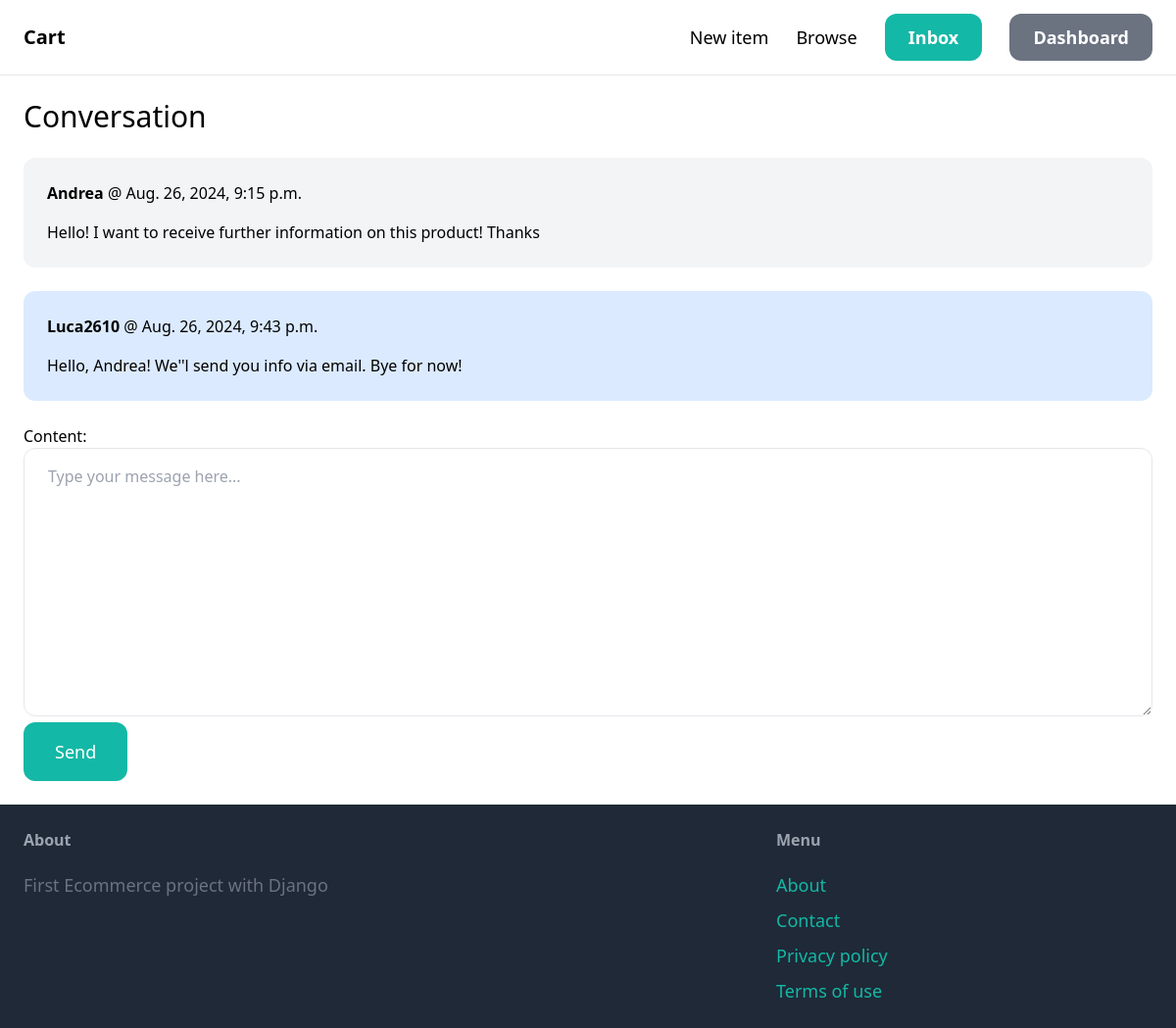
The page /inbox/1/ (signed in) on the database its author committed.
### conversation/models.py (models this page shows)
class ConversationMessage(models.Model):
  conversation = models.ForeignKey(Conversation, related_name='messages', on_delete=models.CASCADE)
  content = models.TextField()
  created_at = models.DateTimeField(auto_now_add=True)
  created_by = models.ForeignKey(User, related_name='created_messages', on_delete=models.CASCADE)

### conversation/views.py (the view)
# urls.py: path('<int:pk>/', views.detail, name='detail'),
@login_required
def detail(request, pk):
  conversation = Conversation.objects.filter(members__in=[request.user.id]).get(pk=pk)
  if request.method == 'POST':
    form = ConversationMessageForm(request.POST)
    if form.is_valid():
      conversation_message = form.save(commit=False)
      conversation_message.conversation = conversation
      conversation_message.created_by = request.user
      conversation_message.save()
      conversation.save()
      return redirect('conversation:detail', pk=pk)
  else:
    form = ConversationMessageForm()
  return render(request, 'conversation/detail.html',
                {'conversation': conversation,
                  'form': form
  })

### conversation/forms.py
class ConversationMessageForm(forms.ModelForm):
  class Meta:
    model = ConversationMessage
    fields = ('content',)
    widgets = {
      'content': forms.Textarea(attrs={'class': 'w-full py-4 px-6 rounded-xl border', 'placeholder': 'Type your message here...'}),
    }

### conversation/templates/conversation/detail.html (shortened to what this page needs)
{% extends 'core/base.html' %}
{% block content %}
<h1 class="mb-6 text-3xl">Conversation</h1>
<div class="space-y-6">
  {% for message in conversation.messages.all %}
    <div class="p-6 flex {% if message.created_by == request.user %}bg-blue-100{% else %}bg-gray-100{% endif %} rounded-xl">
      <div>
        <p class="mb-4"><strong>{{message.created_by.username}}</strong> @ {{message.created_at}}</p>
        <p>{{message.content}}</p>
      </div>
    </div>
  {% endfor %}
</div>
<form method="post" action="." class="mt-6">
  {{form.as_p}}
  <button class="py-4 px-8 text-lg bg-teal-500 hover:bg-teal-700 rounded-xl text-white">Send</button>
</form>
{% endblock %}

### rows shown on the page
ConversationMessage: created_by.username "Andrea", created_at "Aug. 26, 2024, 9:15 p.m.", content "Hello! I want to receive further information on this product! Thanks"
ConversationMessage: created_by.username "Luca2610", created_at "Aug. 26, 2024, 9:43 p.m.", content "Hello, Andrea! We''l send you info via email. Bye for now!"
